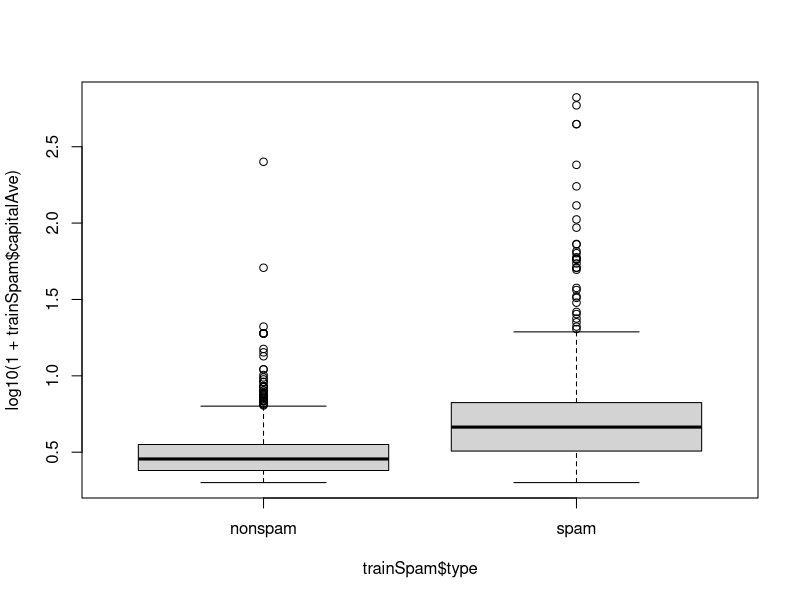
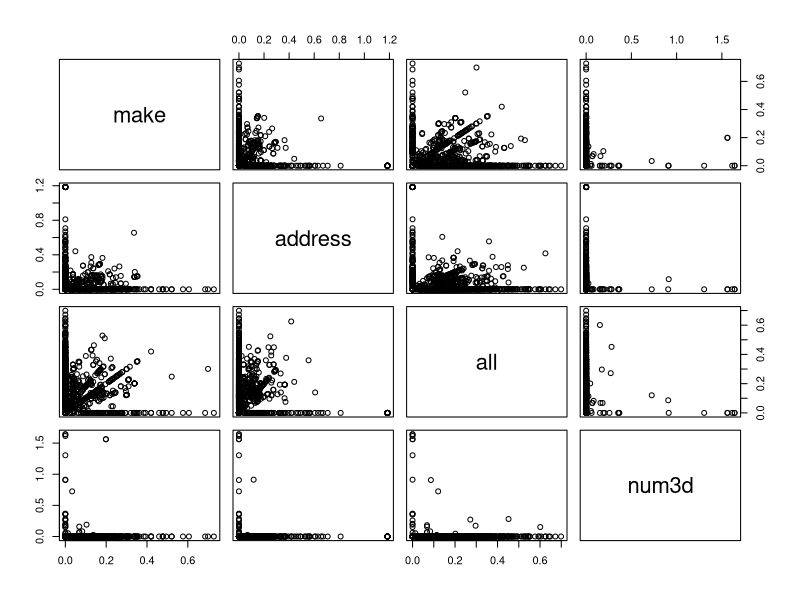
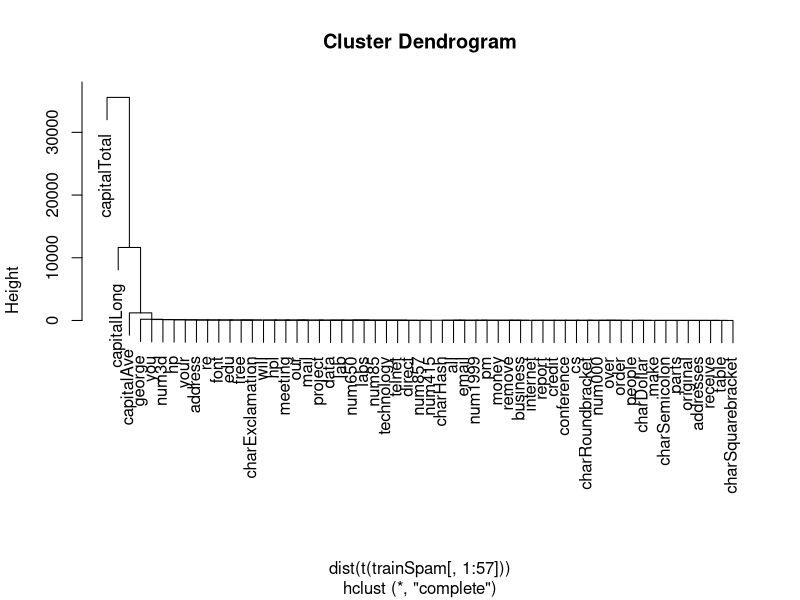
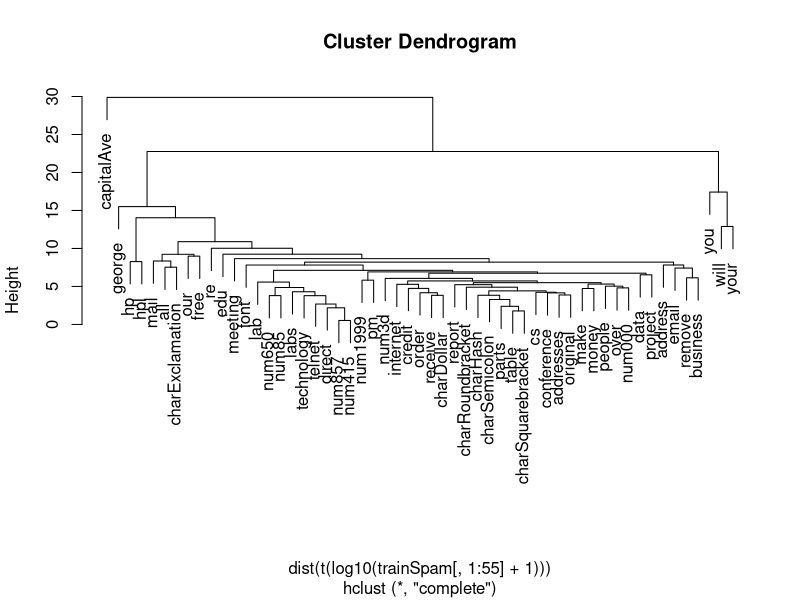

The R script that drew these images, in order:
# Classroom notes follow along code:

#install.packages("kernlab")
library(kernlab)
data(spam)

cat("Data frame of the spam dataset\n")
str(spam[, 1:5])

# Any randomness needs to be reproducable - how can we do this in matlab? rng(3435);
set.seed(3435)

# nrow(spam) = 4601

# Sample from a binomial distribution 4601 times with a probability of 0.5
#trainIndicator = rbinom(4601, size = 1, prob = 0.5)
trainIndicator = rbinom(nrow(spam), size = 1, prob = 0.5)

cat("\n")
print(table(trainIndicator))

# Now that we've got a tool (trainIndicator) to separate the data in to traing and test data,
# lets do so.

trainSpam = spam[trainIndicator == 1, ]
testSpam = spam[trainIndicator == 0, ]

## Exploratory Data Analysis

cat("\nNames\n")
print(names(trainSpam))

cat("\nTable of trainSample$type")
print(table(trainSpam$type))

quartz("Log of CapitalAve vs type")
plot(log10(1 + trainSpam$capitalAve) ~ trainSpam$type)
dev.off()

quartz("Log of first four")
plot(log10(trainSpam[, 1:4]+1))
dev.off()

hCluster = hclust(dist(t(trainSpam[, 1:57])))

quartz("Heirarchical Cluster")
plot(hCluster)
dev.off()

hClusterUpdated = hclust(dist(t(log10(trainSpam[,1:55] + 1))))

quartz("Heirarchical Cluster of log data")
plot(hClusterUpdated)
dev.off()

# Statistical prediction/modeling

# Create a generalized linear model to predict spam based on individual variables

# Get the type of email as a number - needed for the GLM (probably maps
# 0 - nonspam, 1 - spam)
trainSpam$numType = as.numeric(trainSpam$type) - 1

# Need to understand this cost function more.  What is x what is y
# what is it summing? - A count of how many times x is 1 when y is greater
# than 0.5.  i.e., when y(the predictor) predicts spam
costFunction = function(x, y) { sum(x != (y > 0.5)) }

# What does rep do?
cvError = rep(NA, 55)

# What doe the boot library provide
library(boot)

# There are 59 variables in the data set, what do 56,57,58 contain?  59 is the numType that we just generated
# This is pretty cool, we are doing a linear regression over 1 variable at a time for 55 different variables
# glm() takes the X and y (supervised learning) and produces glmFit the hypothesis assuming we doing a
# binomial (0 or 1) regression.  Another function cv.glm for cross validation of a generalized linear model,
# tells us how accurate we were against the actual data (trainSpam) vs model (glmFit), using the costFunction
# as a determiner for accuracy.  Dunno what the 2 or $delta[2] do.
for (i in 1:55) {
  # setting up for a univariate prediction model on each of the 55 variables
  lmFormula = reformulate(names(trainSpam)[i], response="numType")
  glmFit = glm(lmFormula, family = "binomial", data = trainSpam)
  cvError[i] = cv.glm(trainSpam, glmFit, costFunction, 2)$delta[2]
}

# Which predictor (feature) has the minimum cross validated error?
cat("\nWhich predictor (feature) has the minimum cross validated error?\n")
print(names(trainSpam)[which.min(cvError)])

# Get a measure of uncertainty

# use the best model from the group (charDollar)
predictionModel = glm(numType ~ charDollar, family = "binomial", data = trainSpam)
# apparently glm creates a field "fitted"?

# get predictions on the test set - These are way cool - makes stuff easy!
predictionTest = predict(predictionModel, testSpam)

# I have no idea what rep is doing - I think it's assigning a value
# nospam for each value in data item in testSpam
predictedSpam = rep("nonspam", dim(testSpam)[1])

# Classify as 'spam' for those with prob > 0.5
predictedSpam[predictionModel$fitted > 0.5] = "spam"
# the above apparently changes the value of a test sample from nonspam to spam if
# the predictionModel$fitted is greater than 0.5

# Classification Table
cat("\nClassification Table\n")
print(table(predictedSpam, testSpam$type))

# Error Rate
cat("\nError Rate\n")
print((61+458)/(1346+458+61+449))
cat("\nFN = ")
cat("\n = sum(FN,FP) / sum(TP,TN,FP,FN)\n")
cat("\nThere are other scores precision & recall and f-score not produced\n")


# Interpret Results

# OUR EXAMPLE
# The faction of characters that are dollar signs can be used to predict if an email is Spam
# Anything with more than 6.6% dollar signs is classified as Spam
# More dollar signs always means more Spam under our prediction
# Our test set error rate was 22.4%


# Challenge Results

# challenge all steps - be critical of every step

# Synthesize/write-up results

# - Lead with the question
# - Summarize the analyses into the story
# - Dont include every analysis, include it
#  -- if it is needed for the story
#  -- if it is needed to address a challenge
# - Order analyses according to the story, rather than chronologically
# - Include "pretty" figures that contribute to the story

# Our Example:
# Lead with the question
# - Can I use quantitative characteristics of the emails to classify them as SPAM/HAM?
# Describe the approach
# - Collected data from UCI -> created training/test sets
# - Explored relationships
# - Choose logistic model on training set by cross validation
# - Applied to test, 78% test set accuracy
# Interpret results
# - Number of dollar signs seems reasonable, e.g, "Make money with Viagra $ $ $ $!"
# Challenge results
# - 78% isn't that great
# - I could use more variables
# - Why logistic regression?

# Create Reproducible Code
# use knitr for example

#########################

# Organizing Your Data Analysis

# Data analysis files
# Data - raw data, processed data
# Figures - exploratory figures, final figures
# R code - raw/unused scripts, final scripts, R Markdown files
# Text - readme files, text of analysis/report

# for raw data, store in analysis folder
# include url, description, and date accessed - in the README
# for processed data, name file for script that generated the data
# processed data should be "tidy"

# exploratory figures - that you make during your analysis - not necessarily for final report
# they do not need to be pretty but they need to be useful (10 days later)

# final figures - small subset of exploratory figures, axes/colors, labels, etc. many panels?

# Raw scripts - may be uncommented, may have multiple versions, may include discarded analysis

# Final scripts - large comment blocks, highly descriptive - ready for someone to read.  Code that
# generates the final results

# R markdown files - include text and code and can be used to generate reproducable reports
# text and R code are integrated
# very easy to create in RStudio

# README files - not necsssary if using R markdown.
# should contain step by step instructions for analysis

# Text of the final document:
# Title, Author, Affiliations, Abstract, Description, Details, Conclusions, References, etc.

# check out "project template" from slides of video https://class.coursera.org/repdata-012/lecture/15
